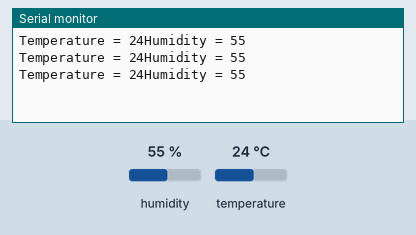
This sketch was run on a simulated Arduino Uno, built with avr-gcc and run on an emulated ATmega328P. Parts: the last lines printed to the serial monitor. The test bench sets the inputs (shaded band); at power-on: humidity 55 %, temperature 24 °C.

Above: at 2.8 s.
2.9 s: humidity set to 22 %
At 5.5 s:
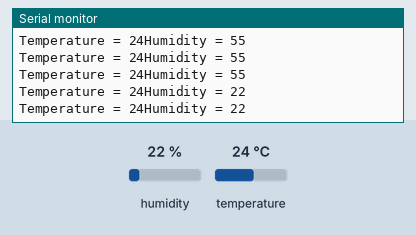
5.6 s: temperature set to 12 °C
At 6.9 s:
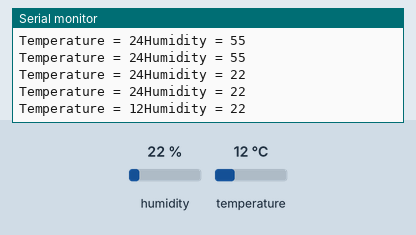
8.3 s: humidity set to 40 %
At 9.9 s:
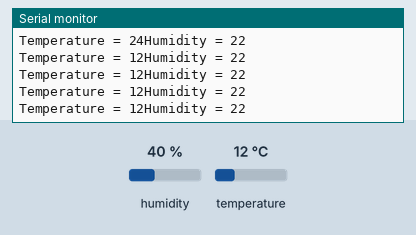
Timing chart, 0 to 11.4 s (numbered marks = the images above; inputs shaded):
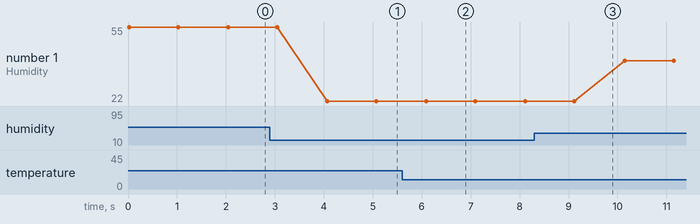

The sketch:

dht11sample.ino
```cpp
#include<DHT.h>
#define DHTTYPE DHT11
#define DHTPIN 2

DHT dht(DHTPIN, DHTTYPE);

void setup() {
  // put your setup code here, to run once:
    Serial.begin(9600);
    dht.begin();
}

void loop() {
  // put your main code here, to run repeatedly:
    int t = dht.readTemperature();
    int h = dht.readHumidity();

    Serial.print("Temperature = ");
    Serial.print(t);
    Serial.print("Humidity = ");
    Serial.println(h);
    delay(1000);
}
```

Measured:
- after the input at 2.9 s, the serial monitor: prints a new line after 1.2 s (image 1)
- after the input at 5.6 s, the serial monitor: prints a new line after 0.50 s (image 2)
- plotted number 1: 55 → 22 after the input at 2.9 s, 22 → 40 after the input at 8.3 s
